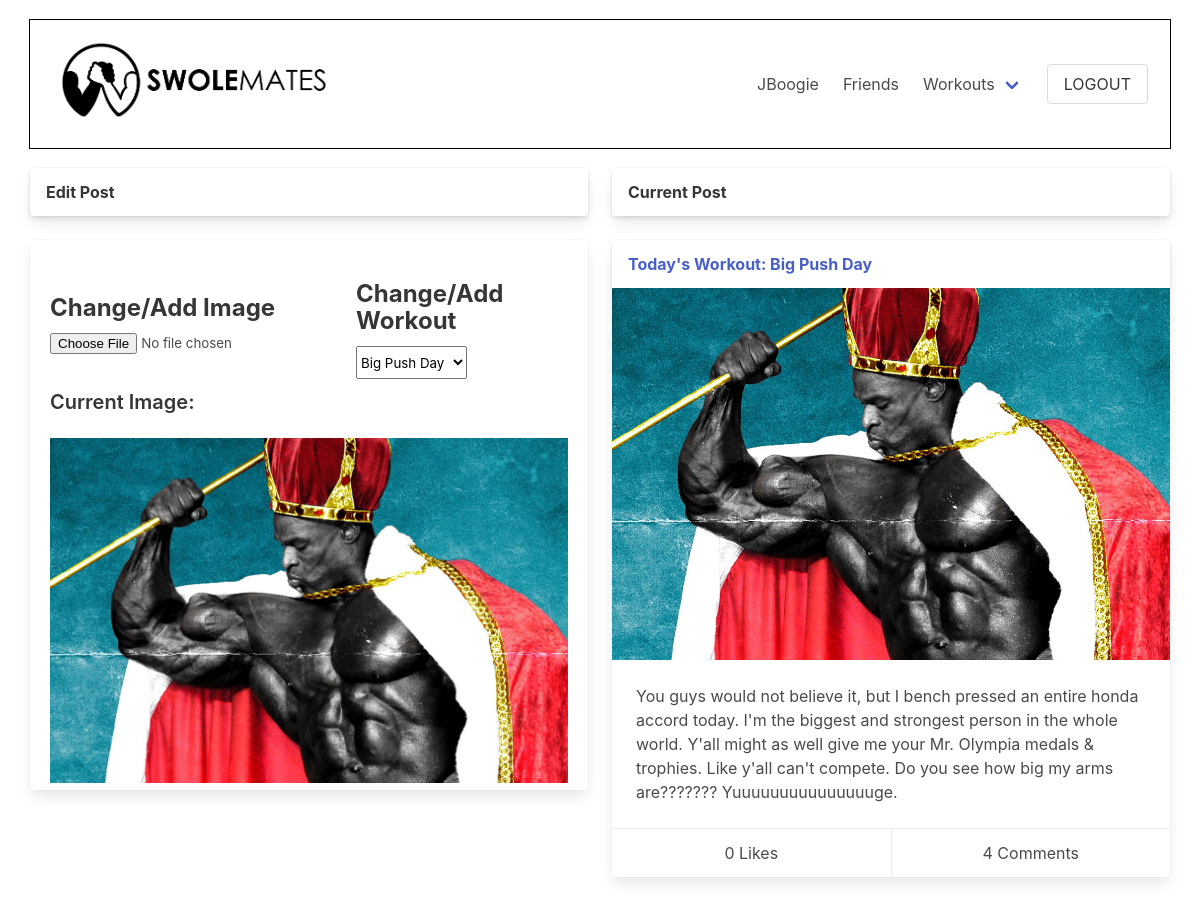
/swolemates/post/66/edit (signed in), run on the app's committed database.
### swolemates_app/models.py (models this page shows, shortened)
class User(models.Model):
    first_name = models.CharField(max_length = 50)
    last_name = models.CharField(max_length = 50)
    username = models.CharField(max_length=45, unique=True)
    email = models.EmailField(unique=True)
    password = models.CharField(max_length = 60)
    profile_photo = models.ImageField(default='default.png', upload_to = "images/")
    bio = models.TextField(blank=True, null=True)
    fav_exercises = models.TextField(blank=True, null=True)
    objects = UserManager()
    friends = models.ManyToManyField('self', blank=True)
    created_at = models.DateTimeField(auto_now_add=True)
    updated_at = models.DateTimeField(auto_now=True)

class Post(models.Model):
    content = models.TextField()
    image = models.ImageField(null=True, blank=True, upload_to = "images/")
    posted_by = models.ForeignKey(User, related_name="posts", on_delete=models.CASCADE)
    liked_by = models.ManyToManyField(User, related_name="liked_posts", blank=True)
    workout = models.ForeignKey(Workout, null=True, blank=True, related_name="posts", on_delete=models.SET_NULL)
    objects = PostCommentManager()
    created_at = models.DateTimeField(auto_now_add=True)
    updated_at = models.DateTimeField(auto_now=True)

class Workout(models.Model):
    name = models.CharField(max_length=50)
    created_by = models.ForeignKey(User, related_name="workouts", on_delete=models.CASCADE)
    liked_by = models.ManyToManyField(User, related_name="liked_workouts", blank=True)
    objects = WorkoutManager()
    created_at = models.DateTimeField(auto_now_add=True)
    updated_at = models.DateTimeField(auto_now=True)

class Comment(models.Model):
    content = models.TextField()
    post = models.ForeignKey(Post, related_name="comments", on_delete=models.CASCADE)
    posted_by = models.ForeignKey(User, related_name="comments", on_delete=models.CASCADE)
    liked_by = models.ManyToManyField(User, related_name="liked_comments", blank=True)
    objects = PostCommentManager()
    created_at = models.DateTimeField(auto_now_add=True)
    updated_at = models.DateTimeField(auto_now=True)

### swolemates_app/views.py (the view)
# urls.py: path('swolemates/post/<int:post_id>/edit', views.edit_post),
def edit_post(request,post_id):
    context = {
        "post": Post.objects.get(id=post_id),
        "user": User.objects.get(id=request.session["user_id"])
    }
    return render(request,"post_edit.html", context)

### swolemates_app/templates/post_edit.html (shortened to what this page needs)
<!DOCTYPE html>
<html lang="en">
<head>
    <link rel="stylesheet" href="https://cdn.jsdelivr.net/npm/bulma@0.9.3/css/bulma.min.css">
    {% load static %}
    <link rel="stylesheet" href="{% static 'css/profile_edit.css' %}">
</head>
<body>
    <div id="wrapper">
        <nav class="navbar">
            <div class="navbar-brand">
                    <p class="title is-2 is-align-self-center" id="wtf"><a href="/swolemates"><img src="/media/SM_2.png" alt="swolemates logo" style="height: 100px;"></a></p>
            </div>
            <div class="navbar-menu navbar-end">
                <a href="/swolemates/user/{{user.username}}" class="navbar-item">
                    {{user.username}}
                </a>
                <a href="/swolemates/user/{{user.username}}/friends" class="navbar-item">
                    Friends
                </a>
                <div class="navbar-item has-dropdown is-hoverable">
                    <a href="/swolemates/user/{{user.username}}/workouts" class="navbar-link">
                        Workouts
                    </a>
                </div>
                <div class="navbar-item">
                    <form action="/logout" method="POST">
                        <input type="submit" value="LOGOUT" class="button" id="logout">
                    </form>
                </div>
            </div>
        </nav>
        <div class="tile is-ancestor">
            <div class="tile is-parent is-6 is-vertical">
                <div class="tile is-child is-12">
                    <div class="card">
                        <header class="card-header">
                            <p class="card-header-title">Edit Post</p>
                        </header>
                        </div>
                </div>
                <div class="tile is-child is-12">
                    <div class="card" id="edit-post-form">
                        <form action="update" method="POST" enctype="multipart/form-data">
                            <div class="field is-grouped is-justify-content-space-around is-align-items-center" id="edit-post-group">
                                <div class="field">
                                    <label for="image" class="label title is-4">Change/Add Image</label>
                                    <input type="file" name="image" class="file">
                                </div>
                                <div class="field is-justify-content-center">
                                    <label for="workout" class="label title is-4">Change/Add Workout</label>
                                    <select name="workout" class="select">
                                        {% for workout in user.workouts.all %}
                                            {% if workout == post.workout %}
                                                <option value="{{workout.id}}" selected>{{workout.name}}</option>
                                            {% else %}
                                                <option value="{{workout.id}}">{{workout.name}}</option>
                                            {% endif %}
                                        {% endfor %}
                                    </select>
                                </div>
                            </div>
                            {% if post.image %}
                            <p class="title is-5">Current Image:</p>
                            <img src="/media/{{post.image}}" alt="Current Image" class="image is-4x3">
                            {% endif %}
                        </form>
                    </div>
                </div>
            </div>
            <div class="tile is-parent is-vertical">
                <div class="tile is-child is-12">
                    <div class="card">
                        <header class="card-header">
                            <p class="card-header-title">Current Post</p>
                        </header>
                        </div>
                </div>
                <div class="tile is-child is-12">
                    <div class="card">
                        {% if post.workout %}
                            <header class="card-header">
                                <p class="card-header-title">
                                    <a href="/swolemates/workout/{{post.workout.id}}">Today's Workout: {{post.workout.name}}</a>
                                </p>
                            </header>
                        {% endif %}
                        {% if post.image %}
                        <div class="card-image">
                        <img src="/media/{{post.image}}" alt="Image" class="image is-4x3">
                        </div>
                        {% endif %}
                        <div class="card-content">
                            <p>{{post.content}}</p>
                        </div>
                        <footer class="card-footer">
                            <p class="card-footer-item">{{post.liked_by.all|length}} Likes</p>
                            <p class="card-footer-item">{{post.comments.all|length}} Comments</p>
                        </footer>
                    </div>
                </div>
            </div>
        </div>
    </div>
</body>
</html>

### swolemates_app/static/css/profile_edit.css (style rules this page uses)
* { margin: 0px; padding: 0px; }
#wrapper { width: 95%; margin: auto; }
.is-ancestor { margin: auto; }
#wtf { margin-bottom: 0px; padding-bottom: 0px; }
nav { margin: 20px auto; padding: 10px; outline: 1px solid black; }
#edit-post-group { margin-top: 20px; }
.is-grouped input { margin-right: 20px; }
#edit-post-form { max-height: 550px; overflow: scroll; padding: 20px; }

### data on the page
User: username "JBoogie"
Post: image (picture), workout.name "Big Push Day", content "You guys would not believe it, but I bench pressed an entire honda accord today. I'm the biggest and strongest person in the whole world. Y'all might as well give me your Mr. Olympia medals & trophies. Like y'all can't compete. Do you see how big my arms are??????? Yuuuuuuuuuuuuuuuge.", liked_by.all|length "0", comments.all|length "4"

### other printed values
form field workout "Big Push Day"
